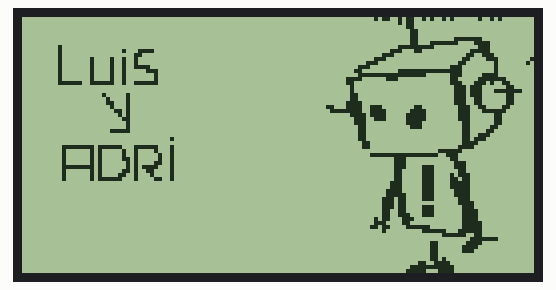
A sketch run on a simulated Arduino Uno, built with avr-gcc and run on an emulated ATmega328P. Parts: 128×64 one-colour display.

Above: at 0.6 s.

The sketch:

u8glib_mapbit.ino
```cpp
/*
 * Drive an ST7920 LCD module via the serial interface.
 *
 * luigdima.name
 *
 * Configuration
 * LCD | 328/Arduino
 * ------------------------
 * GND | GND
 * VCC | 5V
 * E   | SCLK == PB5 == D13
 * RW  | MOSI == PB3 == D11
 * RST | PB0 == D8
 * RS  | 5V
 * A   | 390R to 5V
 * K   | GND
 *
 */

#include <U8glib.h>

U8GLIB_ST7920_128X64 u8g(13, 11, 8, U8G_PIN_NONE);

const uint8_t rook_bitmap[] PROGMEM = {
0x0,0x0,0x0,0x0,0x0,0x0,0x0,0x0,0x0,0x0,0x0,0xb2,0xca,0x50,0x25,0x0,0x0,0x0,0x0,0x0,0x0,0x0,0x0,0x0,0x0,0x0,0x0,0x2,0xc0,0x0,0x0,0x0,0x0,0x0,0x0,0x0,0x0,0x0,0x0,0x0,0x0,0x0,0x0,0x0,0xc0,0x0,0x0,0x0,0x0,0x0,0x0,0x0,0x0,0x0,0x0,0x0,0x0,0x0,0x0,0x0,0x60,0x0,0x0,0x0,0x0,0x0,0x0,0x0,0x0,0x0,0x0,0x0,0x0,0x0,0x0,0x0,0x60,0x0,0x0,0x0,0x0,0x0,0x0,0x0,0x0,0x0,0x0,0x0,0x0,0x0,0x0,0x0,0x60,0xf,0xe0,0x0,0x0,0x0,0x0,0x0,0x0,0x0,0x0,0x0,0x0,0x0,0x0,0x0,0x63,0xf8,0x78,0x0,0x0,0x40,0x0,0x0,0x0,0x0,0x0,0x0,0x0,0x0,0x0,0x3,0xfe,0x0,0x38,0x0,
0x0,0x40,0x0,0x47,0x80,0x0,0x0,0x0,0x0,0x0,0x0,0xe,0x30,0x0,0xf8,0x0,0x0,0x40,0x0,0xc,0x0,0x0,0x0,0x0,0x0,0x0,0x0,0x38,0x0,0x1,0x9c,0x0,0x0,0x40,0x42,0x48,0x0,0x0,0x0,0x0,0x0,0x0,0x0,0xe0,0x0,0x3,0xe,0x1,0x0,0x40,0x42,0x48,0x0,0x0,0x0,0x0,0x0,0x0,0x3,0x80,0x0,0x6,0x2,0x2,0x0,0x40,0x42,0x4f,0x0,0x0,0x0,0x0,0x0,0x0,0xe,0x0,0x0,0x1c,0x2,0x0,0x0,0x40,0x42,0x41,0xc0,0x0,0x0,0x0,0x0,0x0,0x18,0x3,0xff,0xfc,0x2,0x0,0x0,0x40,0x42,0x40,0x40,0x0,0x0,0x0,0x0,0x0,0xf,0xff,0xf8,0x1c,0x1e,0x0,0x0,0x40,0x42,0x40,0x40,0x0,0x0,0x0,0x0,0x0,0x78,0x1c,0x0,0x18,0x3f,0x80,
0x0,0x7e,0x7e,0x4f,0xc0,0x0,0x0,0x0,0x0,0x0,0x60,0x0,0x0,0x1c,0x74,0xc0,0x0,0x0,0x0,0x0,0x0,0x0,0x0,0x0,0x0,0x0,0x20,0x0,0x0,0xe,0xe0,0x60,0x0,0x0,0x0,0x0,0x0,0x0,0x0,0x0,0x0,0x0,0x20,0x0,0x0,0xe,0xe3,0xf8,0x0,0x0,0x8,0x20,0x0,0x0,0x0,0x0,0x0,0x0,0x30,0x0,0x0,0xe,0xe0,0x60,0x0,0x0,0x4,0x20,0x0,0x0,0x0,0x0,0x0,0x0,0x30,0x0,0x0,0xe,0x60,0x60,0x0,0x0,0x6,0x20,0x0,0x0,0x0,0x0,0x0,0x0,0x78,0x0,0x0,0xe,0x60,0x60,0x0,0x0,0x2,0x20,0x0,0x0,0x0,0x0,0x0,0xc,0x79,0xc0,0x30,0x7,0x30,0xc0,0x0,0x0,0x1,0xa0,0x0,0x0,0x0,0x0,0x0,0x7,0xf9,0xe0,0x78,0x7,0x1f,0x80,
0x0,0x0,0x0,0xa0,0x0,0x0,0x0,0x0,0x0,0x0,0x3d,0xe0,0xf8,0x7,0x3,0x0,0x0,0x0,0x0,0x60,0x0,0x0,0x0,0x0,0x0,0x0,0x1c,0xe0,0xf8,0x7,0x3,0x0,0x0,0x0,0x0,0x20,0x0,0x0,0x0,0x0,0x0,0x0,0x1c,0x0,0xf0,0x3,0x3,0x0,0x0,0x0,0x0,0x20,0x0,0x0,0x0,0x0,0x0,0x0,0xc,0x0,0x70,0x3,0x6,0x0,0x0,0x0,0x3,0xe0,0x0,0x0,0x0,0x0,0x0,0x0,0xc,0x0,0x0,0x3,0xc,0x0,0x0,0x0,0x0,0x0,0x0,0x0,0x0,0x0,0x0,0x0,0xc,0x0,0x0,0x3,0x38,0x0,0x0,0x0,0x0,0x0,0x4,0x0,0x0,0x0,0x0,0x0,0xc,0x0,0x0,0x3,0x70,0x0,0x0,0x0,0x0,0x0,0x0,0x0,0x0,0x0,0x0,0x0,0x6,0x0,0x0,0x3,0xc0,0x0,
0x0,0x3f,0xdf,0x8f,0xc4,0x0,0x0,0x0,0x0,0x0,0x6,0x0,0x0,0x7,0x80,0x0,0x0,0x20,0x50,0x48,0x44,0x0,0x0,0x0,0x0,0x0,0x0,0x0,0x0,0xfc,0x0,0x0,0x0,0x20,0x50,0x48,0x24,0x0,0x0,0x0,0x0,0x0,0x1,0xff,0xff,0x38,0x0,0x0,0x0,0x20,0x50,0x68,0x24,0x0,0x0,0x0,0x0,0x0,0x0,0x7,0x0,0x18,0x0,0x0,0x0,0x20,0x50,0x28,0x64,0x0,0x0,0x0,0x0,0x0,0x0,0x7,0x0,0xe,0x0,0x0,0x0,0x3f,0xd0,0x2b,0xc4,0x0,0x0,0x0,0x0,0x0,0x0,0x7,0xe,0xe,0x0,0x0,0x0,0x20,0x50,0x69,0x84,0x0,0x0,0x0,0x0,0x0,0x0,0x6,0xe,0x6,0x0,0x0,0x0,0x20,0x50,0xc8,0x84,0x0,0x0,0x0,0x0,0x0,0x0,0x6,0xe,0x17,0x0,0x0,
0x0,0x20,0x5f,0x88,0x64,0x0,0x0,0x0,0x0,0x0,0x0,0x6,0xe,0x1b,0x0,0x0,0x0,0x0,0x0,0x0,0x0,0x0,0x0,0x0,0x0,0x0,0x0,0xe,0xe,0x1f,0x0,0x0,0x0,0x0,0x0,0x0,0x0,0x0,0x0,0x0,0x0,0x0,0x0,0xe,0xe,0x1f,0x0,0x0,0x0,0x0,0x0,0x0,0x0,0x0,0x0,0x0,0x0,0x0,0x0,0x1e,0xe,0xf,0x0,0x0,0x0,0x0,0x0,0x0,0x0,0x0,0x0,0x0,0x0,0x0,0x0,0x1f,0xe,0xf,0x0,0x0,0x0,0x0,0x0,0x0,0x0,0x0,0x0,0x0,0x0,0x0,0x0,0x3b,0xe,0x7,0x0,0x0,0x0,0x0,0x0,0x0,0x0,0x0,0x0,0x0,0x0,0x0,0x0,0x3b,0x0,0x7,0x80,0x0,0x0,0x0,0x0,0x0,0x0,0x0,0x0,0x0,0x0,0x0,0x0,0x3b,0xe,0x3,0x80,0x0,
0x0,0x0,0x0,0x0,0x0,0x0,0x0,0x0,0x0,0x0,0x0,0x33,0xe,0x3,0xc0,0x0,0x0,0x0,0x0,0x0,0x0,0x0,0x0,0x0,0x0,0x0,0x0,0x33,0x8e,0x3,0xc0,0x0,0x0,0x0,0x0,0x0,0x0,0x0,0x0,0x0,0x0,0x0,0x0,0xb1,0xc0,0x3,0xc0,0x0,0x0,0x0,0x0,0x0,0x0,0x0,0x0,0x0,0x0,0x0,0x0,0xe1,0x80,0x3,0xe0,0x0,0x0,0x0,0x0,0x0,0x0,0x0,0x0,0x0,0x0,0x0,0x1,0xb0,0xfc,0x3,0xe0,0x0,0x0,0x0,0x0,0x0,0x0,0x0,0x0,0x0,0x0,0x0,0x0,0x20,0xf,0xc7,0xe0,0x0,0x0,0x0,0x0,0x0,0x0,0x0,0x0,0x0,0x0,0x0,0x0,0x0,0x0,0x7e,0x60,0x0,0x0,0x0,0x0,0x0,0x0,0x0,0x0,0x0,0x0,0x0,0x0,0x0,0x0,0x0,0xfe,0x0,
0x0,0x0,0x0,0x0,0x0,0x0,0x0,0x0,0x0,0x0,0x0,0x0,0x3,0x1,0xe0,0x0,0x0,0x0,0x0,0x0,0x0,0x0,0x0,0x0,0x0,0x0,0x0,0x0,0x3,0x3,0xc0,0x0,0x0,0x0,0x0,0x0,0x0,0x0,0x0,0x0,0x0,0x0,0x0,0x0,0x3,0x3,0x80,0x0,0x0,0x0,0x0,0x0,0x0,0x0,0x0,0x0,0x0,0x0,0x0,0x0,0x3,0x0,0x0,0x0,0x0,0x0,0x0,0x0,0x0,0x0,0x0,0x0,0x0,0x0,0x0,0x0,0x3,0x40,0x0,0x0,0x0,0x0,0x0,0x0,0x0,0x0,0x0,0x0,0x0,0x0,0x0,0x0,0x19,0xe0,0x0,0x0,0x0,0x0,0x0,0x0,0x0,0x0,0x0,0x0,0x0,0x0,0x0,0x0,0x7f,0xf0,0x0,0x0,0x0,0x0,0x0,0x0,0x0,0x0,0x0,0x0,0x0,0x0,0x0,0x0,0xf8,0xf0,0x0,0x0
};

void draw(void) {
  // graphic commands to redraw the complete screen should be placed here
  u8g.drawBitmapP(0, 0, 16, 64, rook_bitmap);
}

void setup(void) {
}

void loop(void) {
  // picture loop
  u8g.firstPage();
  do {
    draw();
  } while( u8g.nextPage() );

  // rebuild the picture after some delay
  delay(1000);
}
```
